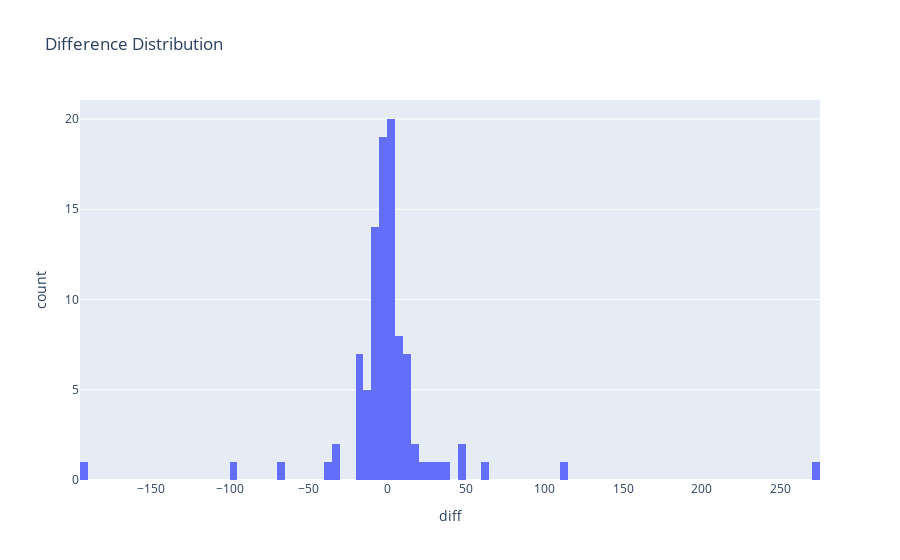

The cell this chart's notebook holds for it:
### Code cell
#Histogram of differences
fig = px.histogram(diff_df, x="diff", nbins=100, title="Difference Distribution")
fig.show()

### Figure 1 — Plotly figure (JSON) as saved in the notebook; plotly's stock layout.template omitted (floating-point values rounded to 4 significant figures)
{"data": [{"alignmentgroup": "True", "bingroup": "x", "hovertemplate": "diff=%{x}<br>count=%{y}<extra></extra>", "legendgroup": "", "marker": {"color": "#636efa", "pattern": {"shape": ""}}, "name": "", "nbinsx": 100, "offsetgroup": "", "orientation": "v", "showlegend": false, "type": "histogram", "x": [273.7, 0.3629, 4.203, -8.629, 4.063, 1.953, -4.571, 15.65, -66.13, 6.236, -6.192, -36.15, 3.978, -4.584, 0.1756, -18.4, -19.02, 9.089, 13.92, 9.976, -1.06, 39.39, -7.738, 10.72, -34.89, 16.46, -7.774, -4.503, -1.834, 0.5633, -5.654, -97.3, -2.103, -4.483, -17.64, 2.364, -12.01, 8.895, 5.779, -7.175, -31.0, 62.39, 2.047, -3.656, -15.11, 47.64, -2.212, 7.513, -193.4, 110.1, 6.749, -6.223, 10.96, -9.795, 2.526, 2.57, -5.587, -14.51, 1.466, 11.01, -9.052, 33.05, -2.729, 2.822, 0.2099, -3.824, 4.093, -10.66, 14.22, -2.316, -7.336, 1.106, 10.54, -9.335, 29.71, -4.619, -1.318, 1.572, -2.426, -0.3116, 4.322, -1.444, -7.952, -6.819, -19.05, -14.18, 1.745, 6.204, -1.656, -17.19, 22.3, -14.08, -15.49, 0.4716, 47.47, 10.03, -1.056], "xaxis": "x", "yaxis": "y"}], "layout": {"barmode": "relative", "legend": {"tracegroupgap": 0}, "title": {"text": "Difference Distribution"}, "xaxis": {"anchor": "y", "domain": [0, 1], "title": {"text": "diff"}}, "yaxis": {"anchor": "x", "domain": [0, 1], "title": {"text": "count"}}}}
